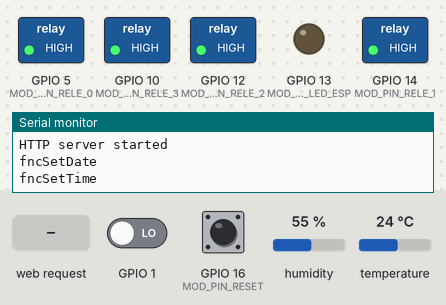
The sketch below on a simulated ESP8266 (NodeMCU). Shown: switched loads named in the sketch (green lamp = pin HIGH), output pins drawn as LEDs (lit = HIGH), the last lines printed to the serial monitor. The test bench sets the inputs (shaded band); at power-on: GPIO 1 LOW, GPIO 16 (MOD_PIN_RESET) LOW, humidity 55 %, temperature 24 °C. WiFi joins after 1.5 s; servers stay silent unless stated; the local clock reads 2024-03-15 10:24:30 at power-on unless the sketch sets it.

Above: at 3.7 s.
3.8 s: HTTP request GET /relayset?value=1 received
At 4.2 s:
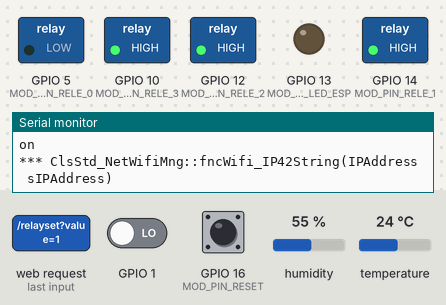
5.3 s: HTTP request GET /relayset?id=1&value=1 received
At 6.5 s:
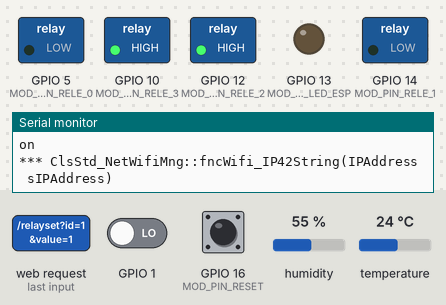
6.8 s: HTTP request GET /relayset received
At 7.7 s:
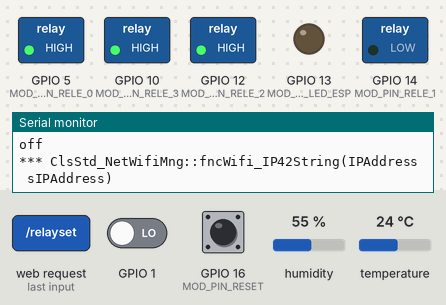
8.3 s: HTTP request GET /relayset?id=1 received
At 8.8 s:
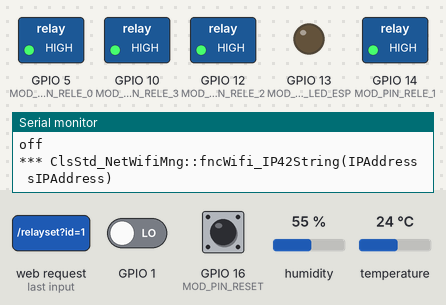
Timing chart, 0 to 10.8 s (numbered marks = the images above; inputs shaded):
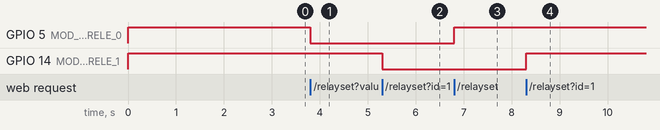

The sketch:

test_05-wifi-dht22-rtc-rele.ino
```cpp
#include "Std_defines.h"
#include <ESP8266WiFi.h>
#include <WiFiClient.h>
#include <ESP8266WebServer.h>
#include "ClsMod_SNS_DHT22.h"
#include "ClsMod_Sns_Clock.h"
#include "ClsMod_Act_Relay.h"
#include <ESP8266mDNS.h>
//==============================================
// TESTUDINES.IOT
// VIVARIUM CONTROLLER PROJECT IOT
// Vicente Niclos
// TEST 04
// ---------------------------------------------
// CHEKING POWER AND ESP-12E BASIC CIRCUIT
// objetive
// Check correct connection
// Check developing software instalation
// Check correct connec to wifi
//
// Need Install Arduino IDE
// Need FDDI-USB wire
//
// Before upload  change values of
// g_WiFiSsid and g_WiFiPassword
// and g_hostname
//----------------------------------------------
const char* g_WiFiSsid = "testudines";     // name of your wifi
const char* g_WiFiPassword = "915265ABCD"; // password of your wifi
const char* g_hostname = "myvivarium";
//----------------------------------------------
ClsMod_Sns_Clock g_Mod_Sns_Clock;
ESP8266WebServer server(80);
unsigned long g_interval_now = 0;
ClsMod_Sns_DHT22 g_Mod_Sns_DHT22;
ClsMod_Act_Relay g_Mod_Act_Relay[4];

String fncWifi_IP4TpToString(IPAddress ipIPAddress)
{

#ifdef STD_DEBUG
	Serial.println("*** ClsStd_NetWifiMng::fncWifi_IP42String(IPAddress sIPAddress)");

#endif

	String zbuff = "";
	zbuff = String(ipIPAddress[0]) + "." + String(ipIPAddress[1]) + "." + String(ipIPAddress[2]) + "." + String(ipIPAddress[3]) ;
	return zbuff;

}
//===================================
// Web reply for http://vivivarium.local
//===================================
String   fncHtml_buildPage()
{
	String szReply = "<!DOCTYPE html><html><head>";

	szReply += "\<meta name=\"viewport\" content=\"width=device-width, initial-scale=1.0\">";
	szReply += "\n<title>testudines.org vivarium controller</title>";
	szReply += "\n<style>.green{ background-color : #00aa00; width:50px;padding:2px;display:inline-block;} .gray{width:50px; background-color: #aaa; padding:2px;display:inline-block; } ";
	szReply += "\n.button, button {margin:5px;	 display: inline-block;width: 50px;height: 18px;background: #4E9CAF;padding: 5px;  text-align: center;  border-radius: 5px;color: white;  font-weight: bold;}";
	szReply += "\n</style>";
	szReply += "</head><body>";
	szReply += "<input type = \"button\" value = \"Refresh\" onclick = \"javascript: window.location = '/';\" / >";
	szReply += "\n<h2>" + (String)MOD_WEB_Title + "</h2> ";
	szReply += "\n<p>" + (String)MOD_WEB_TitleSub + "</p> ";
	szReply += "\n<p>" + (String)MOD_WEB_text + "</p> ";
	szReply += "\n<fieldset><legend>Network:</legend>";
	szReply += "\nHostname " + String (g_hostname) + "<br/>";
	szReply += "\nWiFi SSID " + String(g_WiFiSsid) + "<br/>";
	szReply += "\nWiFi PASSWORD " + String(g_WiFiPassword) + "<br/>";
	szReply += "\nWiFi MODE W= Work station)<br/>";
	szReply += "\nURL MDNS http:\\ " + String(g_hostname) + ".local  (multicast Domain Name System)<br/>";
	szReply += "\nURL IP http://" + fncWifi_IP4TpToString(WiFi.localIP())+"<br/>";
	szReply += "\nButon reset Factory pressed ? " + (String)digitalRead(MOD_PIN_RESET);
	szReply += "\n</fieldset>";
	szReply += "\n</fieldset>";
	szReply += "\n<fieldset><legend>Sensors:</legend>";
	szReply += "\n<p>Temperature " + String(g_Mod_Sns_DHT22.m_cTemC) + "C</p>";
	szReply += "\n<p>Humdidity " + String(g_Mod_Sns_DHT22.m_cHum) + "%</p>";
	szReply += "\n<p>Date " + String(g_Mod_Sns_Clock.m_aaaammdd) + "</p>";
	szReply += "\n<p>Time " + String(g_Mod_Sns_Clock.m_hhmm) + "</p>";
	szReply += "\n</fieldset>";
	szReply += "\n<fieldset><legend>Actuators:</legend>";
	for (int i = 0;i < 4;i++)
	{
		szReply += fncHtmlRelay(i);

	}
	szReply += "\n</fieldset>";
	szReply += "\n</body></html>";
	return szReply;
}


String fncHtmlRelay(unsigned int Irelay)

{
	String szColor = "";
	String szStatus = "";
	String szCommands = "";
	if (g_Mod_Act_Relay[Irelay].fncGetSts() == RELAY_ON)
	{
		szColor = "green";
		szStatus = "On";
	}
	else
	{
		szColor = "gray";
		szStatus = "OFF";
	}
	szCommands += "\n<p>Rele " + String(Irelay) + " <span class=\"" + szColor + "\">" + szStatus + "</span>";

	szCommands += "\n<a class=\"button\" href=\"relayset?id=" + String(Irelay) + "&value=1\">on</a>";
	szCommands += "\n<a  class=\"button\"  href=\"relayset?id=" + String(Irelay) + "&value=0\">off</a></p>";

	return szCommands;
}
void fncWeb_handleRoot() {
	digitalWrite(MOD_PIN_LED_ESP, 1);

	server.send(200, "text/html", fncHtml_buildPage());
	digitalWrite(MOD_PIN_LED_ESP, 0);
}
//====================================
// web relay set
//====================================
void fncWeb_handleRelaySet()
{
	String szRelayId = server.arg("id");
	String szRelayValue = server.arg("value");
	unsigned short usRelayId = szRelayId.toInt();
	unsigned short usRelayValue = szRelayValue.toInt();
	Serial.println("Recibido");
	Serial.println("fncWeb_handleRelaySet id=" + szRelayId + " value "+szRelayValue);
	g_Mod_Act_Relay[usRelayId].fncSetSts(usRelayValue);


	server.send(200, "text/html", fncHtml_buildPage());


}
//====================================
// web relay get
//====================================
void fncWeb_handleRelayGet()
{}
//===================================
// Web reply for page not found
//===================================
//
void fncWeb_handleNotFound() {
	digitalWrite(MOD_PIN_LED_ESP, 1);
	String message = "File Not Found\n\n";
	message += "URI: ";
	message += server.uri();
	message += "\nMethod: ";
	message += (server.method() == HTTP_GET) ? "GET" : "POST";
	message += "\nArguments: ";
	message += server.args();
	message += "\n";
	for (uint8_t i = 0; i < server.args(); i++) {
		message += " " + server.argName(i) + ": " + server.arg(i) + "\n";
	}
	server.send(404, "text/plain", message);
	digitalWrite(MOD_PIN_LED_ESP, 0);
}

//===================================
// Set Config service wifi
//===================================
//
void fncSetupWifi()
{
	Serial.println("fncSetupWifi");
	WiFi.mode(WIFI_STA);

	WiFi.hostname(g_hostname);
	WiFi.begin(g_WiFiSsid, g_WiFiPassword);

	// Wait for connection
	while (WiFi.status() != WL_CONNECTED) {
		delay(1000);
		Serial.print(".");
	}
	Serial.println("");
	Serial.print("Connected to ");
	Serial.println(g_WiFiSsid);
	Serial.print("IP address: ");
	Serial.println(WiFi.localIP());
}
//===================================
// Set Config service MDNS
//===================================
void fncSetupMDNS()
{
	Serial.println("fncSetupMDNS");
	if (MDNS.begin(g_hostname)) {
		Serial.println("MDNS responder started at");
		Serial.println("http://" + String(g_hostname) + ".local");
	}
	MDNS.addService("http", "tcp", 80);
}
//===================================
// Set Config service web
//===================================
void fncSetupWeb()
{
	Serial.println("fncSetupWeb");
	server.on("/", fncWeb_handleRoot);
	server.on("/relayset", fncWeb_handleRelaySet);
	server.on("/relayget", fncWeb_handleRelayGet);
	server.on("/inline", []() {
		server.send(200, "text/plain", "this works as well");
	});

	server.onNotFound(fncWeb_handleNotFound);

	server.begin();
	Serial.println("HTTP server started");
}
//===================================
// Set Config of services
//===================================
void setup(void) {
	pinMode(MOD_PIN_LED_ESP, OUTPUT);
	digitalWrite(MOD_PIN_LED_ESP, 0);
	Serial.begin(115200);
	Serial.println("Setup");
	g_Mod_Act_Relay[0].setup(MOD_PIN_RELE_0, 0);
	g_Mod_Act_Relay[1].setup(MOD_PIN_RELE_1, 1);
	g_Mod_Act_Relay[2].setup(MOD_PIN_RELE_2, 2);
	g_Mod_Act_Relay[3].setup(MOD_PIN_RELE_3, 3);
	fncSetupWifi();
	fncSetupMDNS();
	fncSetupWeb();
	g_interval_now = millis();
	g_Mod_Sns_DHT22.loop(g_interval_now);
	g_Mod_Sns_Clock.setup();


	g_Mod_Sns_Clock.read();

}

void loop(void) {
	server.handleClient();
	g_interval_now = millis();
	g_Mod_Sns_Clock.loop(g_interval_now);
	g_Mod_Sns_DHT22.loop(g_interval_now);
	g_Mod_Act_Relay[0].loop(g_interval_now);
	g_Mod_Act_Relay[1].loop(g_interval_now);
	g_Mod_Act_Relay[2].loop(g_interval_now);
	g_Mod_Act_Relay[3].loop(g_interval_now);
}
```

ClsMod_Act_Relay.cpp
```cpp
#include "ClsMod_Act_Relay.h"

// 1 Mode Manual
// 2 Mode Automatic
ClsMod_Act_Relay::ClsMod_Act_Relay(void) {
	m_stdDefault = RELAY_OFF;
    m_pinRele = 0;
};


ClsMod_Act_Relay::~ClsMod_Act_Relay(void) {}

void ClsMod_Act_Relay::setup(unsigned short usPinRele, unsigned short usId)
{
  //,RL_OFF, DEF_MOD_PRGRELMODE_MANUALOFF,,,
  // por omision apagado, en el bucle se calcuara el estado correcto.
  m_pinRele = usPinRele;    // Pin al que esta conectado el rele

  m_Id = usId;
  digitalWrite(m_pinRele, RELAY_OFF);
  pinMode(m_pinRele, OUTPUT);


}
void  ClsMod_Act_Relay::loop(unsigned long uiIngtervalNow){


	if (uiIngtervalNow < m_interval_previous)
	{
		m_interval_previous = 0;
	}
	if (uiIngtervalNow - m_interval_previous < INTERVAL_RELAY)
	{

		return;
	}
	m_interval_previous = uiIngtervalNow;
	// Aqui actualiazar tares a intervalos

#ifdef STD_DEBUG_ACT_RELAY

	//fncDebug();
#endif

}
unsigned short  ClsMod_Act_Relay::fncGetSts() {

  if( digitalRead(m_pinRele)== RELAY_ON) return RELAY_ON;
  return RELAY_OFF;

}
void ClsMod_Act_Relay::fncSetSts( unsigned short bStatusOnOff) {
	unsigned short usRELAY_ON = RELAY_ON;
#ifdef STD_DEBUG_ACT_RELAY

	Serial.print("Relay pin ");
	Serial.print(m_pinRele);
	Serial.print(" Status ");
	Serial.print(digitalRead(m_pinRele));
	Serial.print(" CHANGE TO  ");
	Serial.println(digitalRead(bStatusOnOff));

#endif

  if (bStatusOnOff == 0)
  {
    digitalWrite (m_pinRele, RELAY_OFF);
	Serial.println("off");
  }

else if(bStatusOnOff == 1) {
	Serial.println("on");
  digitalWrite (m_pinRele, RELAY_ON);


}


}
#ifdef STD_DEBUG_ACT_RELAY
void ClsMod_Act_Relay::fncDebug()
{

	Serial.print("Relay pin ");
	Serial.print(m_pinRele);
	Serial.print( " Status ");
	Serial.println(digitalRead(m_pinRele));

}
#endif
```

ClsMod_Act_Relay.h
```cpp
#ifndef ClsMod_Act_Relay_H
#define ClsMod_Act_Relay_H
#include "arduino.h"
#include "Std_defines.h"
#include <ESP8266WiFi.h>
#define RELAY_ON LOW
#define RELAY_OFF HIGH
class ClsMod_Act_Relay
{
public:
	ClsMod_Act_Relay(void);      // 'empty' constructor
	~ClsMod_Act_Relay(void);
	unsigned short m_Id = 0;
	void setup(unsigned short usPinRele,unsigned short usId);
	void loop(unsigned long uiIngtervalNow);


	// unsigned short  m_iPrgFlag_SwithcInt;    // 1 = Conectar, 0 = Desconectar. (Dispositivo Condidionado a unicamente intervalo de tiempo)
	unsigned short fncGetSts();
	void  fncSetSts(unsigned short bStatusOnOff);

private:
	unsigned long m_interval_previous = 0;
	unsigned short m_pinRele = 0;
	unsigned short m_stdDefault = 0;
#ifdef STD_DEBUG_ACT_RELAY
	void fncDebug();
#endif
};
#endif
```

ClsMod_SNS_DHT22.cpp
```cpp
#include "ClsMod_Sns_DHT22.h"

ClsMod_Sns_DHT22::ClsMod_Sns_DHT22(void) {}
ClsMod_Sns_DHT22::~ClsMod_Sns_DHT22(void) {}

void ClsMod_Sns_DHT22::setup() {
	 m_fHum = 999.99; // humidity float
	 m_fTempC = 999.99; // temperature celsius
	 m_fTempF =999.99; // temperature farenheit

	 sprintf(m_cTemC, "%S", m_Error99);
	 sprintf(m_cTemF, "%S", m_Error99);
	 sprintf(m_cHum, "%S", m_Error99);
}
bool ClsMod_Sns_DHT22::loop(unsigned long g_interval_now) {


	if (g_interval_now < m_interval_dht_previous)
	{
		m_interval_dht_previous = 0;
}
  if (g_interval_now- m_interval_dht_previous <INTERVAL_DHT22)
  {

    return true;
  }
  m_interval_dht_previous = g_interval_now;

	m_fHum = m_DHT.readHumidity();
	m_fTempC = m_DHT.readTemperature(false); //celsius
	m_fTempF = m_DHT.readTemperature(true);  //Farenheit

		if (isnan(m_fHum) || isnan(m_fTempC) || isnan(m_fTempF)) {
			//Serial.println("DHT read:FAIL, take before values");
			return false;
		}
		//Serial.println("DHT read: ok");

		// para representar dos decimales
		if (isnan(m_fTempC)) m_fTempC = 999;
		if (isnan(m_fTempF)) m_fTempF = 999;
		if (isnan(m_fHum)) m_fHum = 999;


		dtostrf(m_fTempF,6, 2, m_cTemF);


		dtostrf(m_fTempC, 6, 2, m_cTemC);
		dtostrf(m_fHum, 6, 2, m_cHum);
#ifdef   STD_DEBUG_SNS_DHT
		fncDebug();
#endif

		return true;
	}
#ifdef   STD_DEBUG_SNS_DHT
void ClsMod_Sns_DHT22::fncDebug()
{


	Serial.print("T:");
	Serial.println(m_fTempC);
	Serial.print("H:");
	Serial.println(m_fHum);


}
#endif
```

ClsMod_SNS_DHT22.h
```cpp
#ifndef _CLSMOD_SNS_DIGITAL_h
#define _CLSMOD_SNS_DIGITAL_h
#include <Arduino.h>
#include <DHT.h>
#include "Std_defines.h"


class ClsMod_Sns_DHT22
{
private:
	// pin al que esta conectado el sensor
	uint8_t m_pin = 0;
	DHT m_DHT=DHT (MOD_PIN_DHT22, MOD_SNS_DHTTYPE, 20);
	const char* m_Error99 = "99,99";
 unsigned long m_interval_dht_previous = 0;
 void fncDebug();
public:
	ClsMod_Sns_DHT22(void);
	~ClsMod_Sns_DHT22(void);
	float m_fHum = 0.0; // humidity float
	float m_fTempC = 0.0; // temperature celsius
	float m_fTempF = 0.0; // temperature farenheit
	char  m_cTemC[6]; // char temperature celsius 2 decimals
	char  m_cTemF[6]; // char temperature celsius 2 decimals
	char  m_cHum[6];// char humidity 2 decimals
	void setup(); // en este caso no hace nada
	bool loop(unsigned long ulIngtervalNow);
};
#endif
```

ClsMod_Sns_Clock.cpp
```cpp
#include "ClsMod_Sns_Clock.h"
ClsMod_Sns_Clock::ClsMod_Sns_Clock(void) {};
ClsMod_Sns_Clock::~ClsMod_Sns_Clock(void) {};

void ClsMod_Sns_Clock::setup(void) {
	Wire.begin(0, MOD_PIN_CLOCK_I2C_SLC);
	delay(100);
#ifdef STD_DEBUG_SNS_CLK_RESET
	fncSetDate(STD_DEBUG_SNS_CLK_YY, STD_DEBUG_SNS_CLK_MM, STD_DEBUG_SNS_CLK_DD);
	fncSetTime(STD_DEBUG_SNS_CLK_HH, STD_DEBUG_SNS_CLK_MN, 0);
#endif
	delay(100);
	clock.begin();
	delay(100);
	read();
};
void ClsMod_Sns_Clock::fncSetDate(uint16_t  Year, uint8_t month, uint8_t day) {
	Serial.println("fncSetDate");
	clock.fillByYMD(Year, month, day);
	clock.setTime();

}
void ClsMod_Sns_Clock::fncSetTime(uint8_t hh, uint8_t mm, uint8_t ss) {
	Serial.println("fncSetTime");
	clock.fillByHMS(hh, mm, ss);
	clock.setTime();

}

void ClsMod_Sns_Clock::read(void) {
	//Serial.println("lsMod_Sns_Clock::read(void)");
	// Serial.println("Get time ");
	clock.getTime();
	delay(100);
	iDayMinuteAct = clock.hour * 60 + clock.minute;
	sprintf(m_BufferDateTime, "%04d/%02d/%02d; %02d:%02d:%02d",
		clock.year + 2000, clock.month, clock.dayOfMonth, clock.hour, clock.minute, clock.second);
	sprintf(m_aaaammdd, "%04d-%02d-%02d", clock.year+2000, clock.month, clock.dayOfMonth);
	sprintf(m_hhmm, "%02d:%02d", clock.hour, clock.minute);
#ifdef STD_DEBUG_SNS_CLK
	fncDebug();
		#endif
};
void  ClsMod_Sns_Clock::loop(unsigned long g_interval_now)
{
	if (g_interval_now < m_interval_previous)
	{
		m_interval_previous = 0;
	}
	if (g_interval_now - m_interval_previous < INTERVAL_DHT22)
	{

		return;
	}
	m_interval_previous = g_interval_now;
	read();
}

#ifdef STD_DEBUG_SNS_CLK
// PRINT TO SERIAL DEBUG VALUES.
void ClsMod_Sns_Clock::fncDebug()
{
	Serial.println("----");
	Serial.print("year");
	Serial.println(clock.year);
	Serial.print("Month");
	Serial.println(clock.month);
	Serial.print("day");
	Serial.println(clock.dayOfMonth);
	Serial.print("hour ");
	Serial.println(clock.hour);
	Serial.print("minute ");
	Serial.println(clock.minute);

	Serial.println(m_BufferDateTime);
	Serial.println(m_aaaammdd);
	Serial.println(m_hhmm);
	Serial.println("----");
}
#endif
```

ClsMod_Sns_Clock.h
```cpp
#ifndef CLSMOD_SNS_CLOCK_H
#define CLSMOD_SNS_CLOCK_H
// include the SD library:
#include "arduino.h"
#include "Std_defines.h"
#include <Wire.h> // I2C and TWI library reloj
#include <DS1307.h>
class ClsMod_Sns_Clock
{
public:
   ClsMod_Sns_Clock(void);      // 'empty' constructor
  ~ClsMod_Sns_Clock(void);
  void setup(void);
  void loop(unsigned long g_interval_now);
  void read(void);
   void fncSetDate(uint16_t Year, uint8_t month, uint8_t day);
    void fncSetTime(uint8_t hh, uint8_t mm,uint8_t ss);
    char m_BufferDateTime[30]; // yyyy/mm/dd hh:mm:ss
	char m_aaaammdd[12];
	char m_hhmm[12];
	unsigned int iDayMinuteAct=0;

  private:
	  unsigned long m_interval_previous = 0;
  DS1307 clock;//define a object of DS1307 class
// set up variables using the SD utility library functions:
#ifdef STD_DEBUG_SNS_CLK
  void fncDebug();

#endif

};
#endif
```

Std_defines.h
```cpp
#ifndef _STD_DEFINES_H
#define _SDT_DEFINES_H
#define MOD_WEB_Title "Testudines.IOT VIVARIUM CONTROLLER"
#define MOD_WEB_TitleSub "Steep 05 -Test 05 - Integration of "
#define MOD_WEB_text "ESP-12E, With wifi, web, reset factory button, DHT22, clock DS1307 RTC and 4 relays module"


//----------------------------------------------
// HARDWARE MOUDLE PINS
//----------------------------------------------
#define MOD_PIN_LED_ESP 13       // internal led of ESP-12
#define MOD_PIN_RESET 16         // Reset factory button
#define MOD_PIN_DHT22 2          // Sensor temperature humidity
#define MOD_PIN_CLOCK_I2C_SLC 4  // CLOCK RTC PIN SLC
#define MOD_PIN_CLOCK_I2C_SDA 0  // CLOCK RTC PIN SDA
#define MOD_PIN_RELE_0 5         // RELAY 0 PIN
#define MOD_PIN_RELE_1 14        // RELAY 1 PIN
#define MOD_PIN_RELE_2 12        // RELAY 2 PIN
#define MOD_PIN_RELE_3 10        // RELAY 3 PIN no usar 13 es el blue led
// remember vcc clock and relay go to 5v
//-----------------------------------------------
// HARDWARE OTHER VALUES
//-----------------------------------------------

#define MOD_SNS_DHTTYPE DHT22
//----------------------------------------------
// INTERVALS
//----------------------------------------------
// for do large live and eficiency
#define INTERVAL_RELAY 5000
#define INTERVAL_DHT22 5000
//----------------------------------------------
// DEBUG
// ---------------------------------------------
// For compile with serial debug
// rename adding  _ at end for compile
// without debug options
// Example STD_DEBUG_SNS_DHT  chante to
// STD_DEBUG_SNS_DHT_
// ---------------------------------------------
// DEBUG TO SERIAL PORT AND SOME RESET VALUES
#define STD_DEBUG                  // OPEN SERIAL PORT
#define STD_DEBUG_SNS_DHT_          // SENSOR DHT22
#define STD_DEBUG_ACT_RELAY        // RELAY
#define STD_DEBUG_SNS_CLK_          // CLOK
#define STD_DEBUG_SNS_CLK_RESET    // RESSET DATE TIME ON SETUP
#define STD_DEBUG_SNS_CLK_YY 2017  // YEAR
#define STD_DEBUG_SNS_CLK_MM 7     // MM MONTH
#define STD_DEBUG_SNS_CLK_DD 1     // DAY
#define STD_DEBUG_SNS_CLK_HH 1     // HOUR
#define STD_DEBUG_SNS_CLK_MN 1     // MN minute
#endif
```

Measured:
- after the input at 3.8 s, GPIO 5 (MOD_PIN_RELE_0): HIGH → LOW at once
- after the input at 5.3 s, GPIO 14 (MOD_PIN_RELE_1): HIGH → LOW at once
- after the input at 6.8 s, GPIO 5 (MOD_PIN_RELE_0): LOW → HIGH at once
- after the input at 8.3 s, GPIO 14 (MOD_PIN_RELE_1): LOW → HIGH at once
